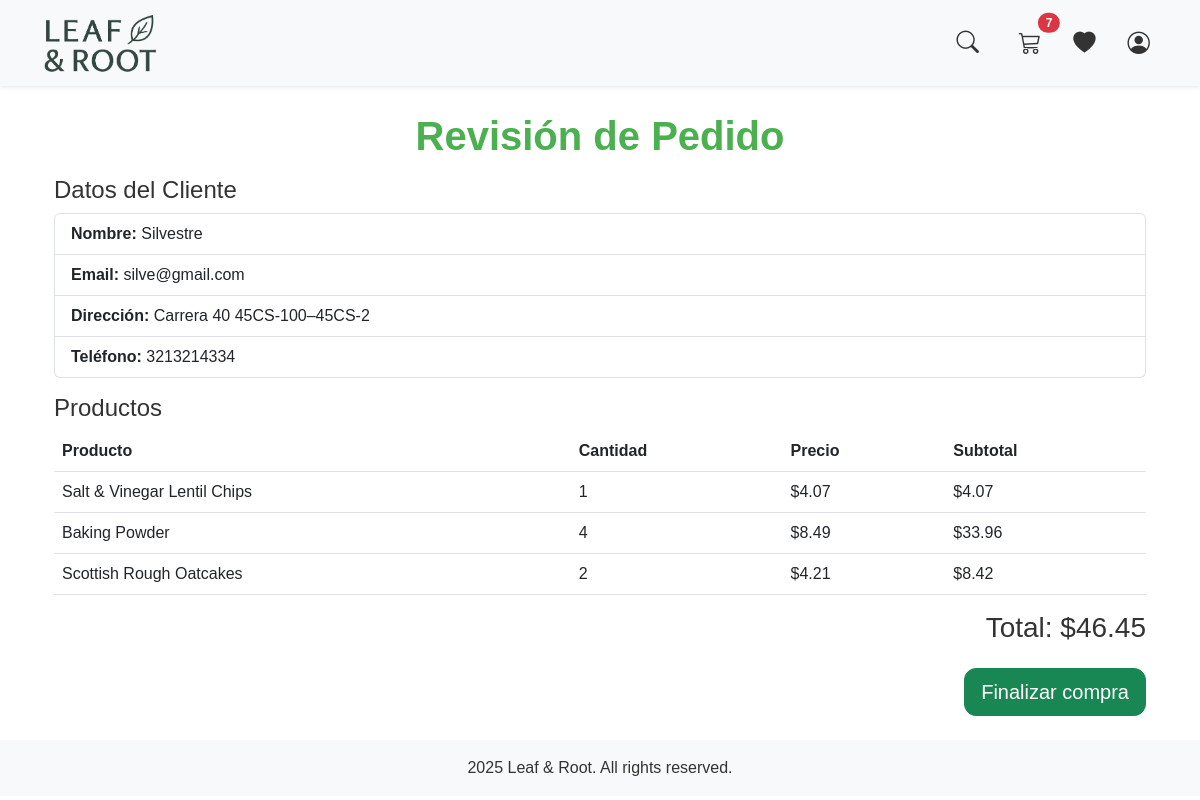
/orders/checkout/review/ (signed in), run on an earlier commit of the app's database.
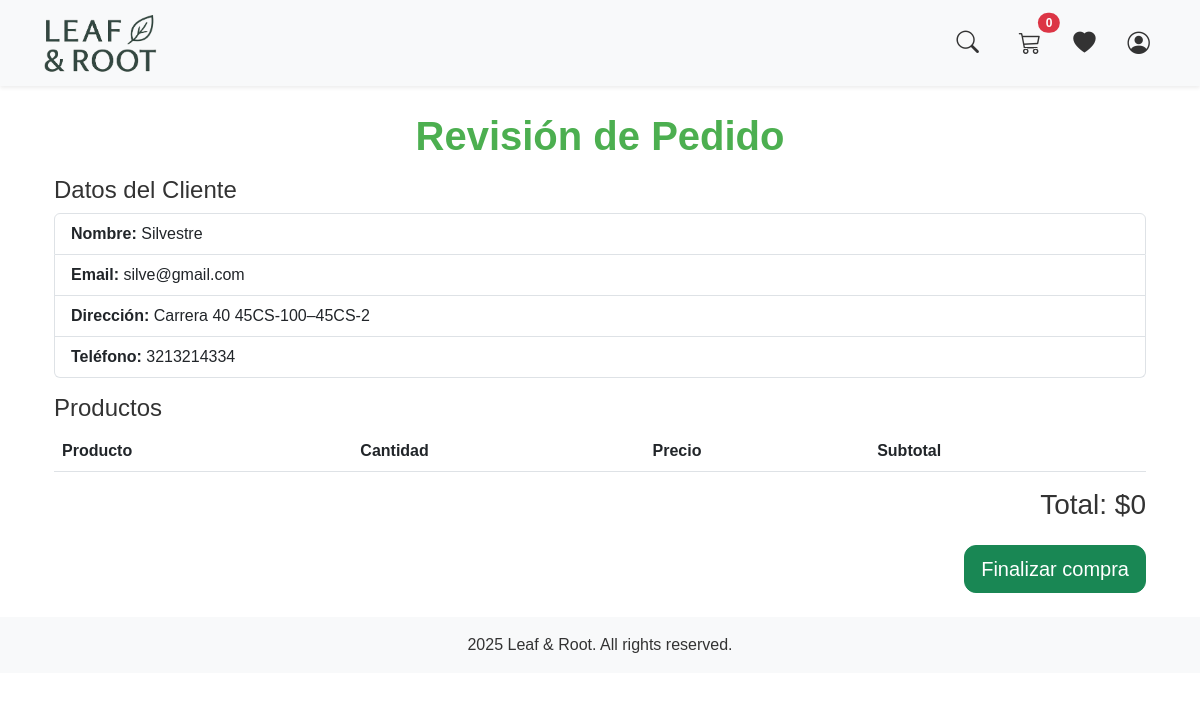
And on a later commit of the database.
### users/models.py (models this page shows, shortened)
class Customer(models.Model):
    id_customer = models.AutoField(primary_key=True)
    user = models.OneToOneField(User, on_delete=models.CASCADE, null=True, blank=True)
    name = models.CharField(max_length=200)
    email = models.EmailField(unique=True)
    address = models.CharField(max_length=255)
    phone = models.CharField(max_length=20)
    class Meta:
        verbose_name = "Cliente"
        verbose_name_plural = "Clientes"

### carrito/models.py (models this page shows, shortened)
class Cart(models.Model):
    id_cart = models.AutoField(primary_key=True)
    customer = models.OneToOneField(Customer, on_delete=models.CASCADE)
    def total_items(self):
        return self.items.aggregate(total=models.Sum('quantity'))['total'] or 0 # type: ignore

class ItemCart(models.Model):
    id_itemcart = models.AutoField(primary_key=True)
    product = models.ForeignKey(Product, on_delete=models.CASCADE)
    cart = models.ForeignKey(Cart, on_delete=models.CASCADE, related_name="items")  # 👈 importante
    quantity = models.PositiveIntegerField(default=1)
    class Meta:
        verbose_name = "Item del Carrito"
        verbose_name_plural = "Items del Carrito"
        unique_together = ("product", "cart")  # evita duplicados
    def get_subtotal(self):
        return self.quantity * self.product.price

### catalogo/models.py (models this page shows, shortened)
class Product(models.Model):
    id_product = models.AutoField(primary_key=True)
    name = models.CharField(max_length=255, unique=True)  # 👈 evitar duplicados exactos
    description = models.TextField(blank=True, null=True)
    price = models.DecimalField(max_digits=10, decimal_places=2, default=Decimal("0.00"))
    stock = models.PositiveIntegerField(default=0)
    category = models.CharField(max_length=100, blank=True, null=True)
    image_url = models.URLField(max_length=500, blank=True, null=True)
    image = models.ImageField(upload_to='products/', blank=True, null=True)
    nutriscore = models.CharField(max_length=5, blank=True, null=True)
    labels = models.CharField(max_length=255, blank=True, null=True)
    type = models.CharField(max_length=50, blank=True, null=True)

### ordenes/views.py (the view)
# urls.py: path("checkout/review/", views.checkout_review, name="checkout_review"),
@login_required
def checkout_review(request):
    customer = get_object_or_404(Customer, user=request.user)
    cart = get_object_or_404(Cart, customer=customer)
    items = ItemCart.objects.filter(cart=cart)
    total = sum([item.get_subtotal() for item in items])
    return render(request, "ordenes/checkout_review.html", {
        "customer": customer,
        "cart": cart,
        "items": items,
        "total": total,
    })

### store/templatetags/custom_tags.py (called while the page is built)
@register.filter
def get_range(value, max_value):
    if not max_value:
        return range(1)
    return range(1, max_value + 1)

### ordenes/templates/ordenes/checkout_review.html (shortened to what this page needs)
{% extends "base.html" %}
{% block content %}
{% load static %}
<link rel="stylesheet" href="{% static 'users/css/auth.css' %}">
<link rel="stylesheet" href="{% static 'store/css/base.css' %}">
<div class="container mt-4">
    <h1 class="auth-title">Revisión de Pedido</h1>
    <h4>Datos del Cliente</h4>
    <ul class="list-group mb-3">
        <li class="list-group-item"><strong>Nombre:</strong> {{ customer.name }}</li>
        <li class="list-group-item"><strong>Email:</strong> {{ customer.email }}</li>
        <li class="list-group-item"><strong>Dirección:</strong> {{ customer.address }}</li>
        <li class="list-group-item"><strong>Teléfono:</strong> {{ customer.phone }}</li>
    </ul>
    <h4>Productos</h4>
    <table class="table">
        <thead>
            <tr>
                <th>Producto</th>
                <th>Cantidad</th>
                <th>Precio</th>
                <th>Subtotal</th>
            </tr>
        </thead>
        <tbody>
            {% for item in items %}
            <tr>
                <td>{{ item.product.name }}</td>
                <td>{{ item.quantity }}</td>
                <td>${{ item.product.price }}</td>
                <td>${{ item.get_subtotal }}</td>
            </tr>
            {% endfor %}
        </tbody>
    </table>
    <h3 class="text-end">Total: ${{ total }}</h3>
    <div class="text-end mt-4">
        <a href="{% url 'checkout_finalize' %}" class="btn btn-success btn-lg">
            Finalizar compra
        </a>
    </div>
</div>
{% endblock %}

### store/templates/base.html (shortened to what this page needs)
<!DOCTYPE html>
{% load static %}
{% load custom_tags %}
<html lang="es">
<head>
    <link rel="stylesheet" href="https://cdn.jsdelivr.net/npm/bootstrap@5.3.0/dist/css/bootstrap.min.css">
    <link rel="stylesheet" href="https://cdn.jsdelivr.net/npm/bootstrap-icons@1.10.5/font/bootstrap-icons.css">
    <link rel="stylesheet" href="{% static 'store/css/base.css' %}">
    <link rel="stylesheet" href="{% static 'carrito/css/cart.css' %}">
</head>
<body>
    <nav class="navbar navbar-expand-lg navbar-light bg-light fixed-top shadow-sm">
        <div class="container">
            <a class="navbar-brand" href="{% url 'home' %}">
                <img src="{% static 'store/images/logo.png' %}" alt="Leaf & Root" height="60" style="margin-top: 0.01rem; margin-bottom: 0.01rem;">
            </a>
        <div class="collapse navbar-collapse" id="navbarNav">
            <ul class="navbar-nav ms-auto">
                        <li class="nav-item me-3">
                        <button id="searchToggle" class="btn p-0 border-0 bg-transparent d-flex align-items-center justify-content-center" style="height: 40px;">
                            <i class="bi bi-search navbar-icon"></i>
                        </button>
                        </li>
                {% if user.is_authenticated %}
                    {% if not user.is_staff and not user.is_superuser %}
                        <li class="nav-item">
                            <a class="nav-link position-relative" href="{% url 'cart_detail' %}">
                                <i class="bi bi-cart3 navbar-icon"></i>
                                <span id="cartCounter"
                                    class="position-absolute top-0 start-100 translate-middle badge rounded-pill bg-danger">
                                    {{ user.customer.cart.total_items|default:"0" }}
                                </span>
                            </a>
                        </li>
                        <li class="nav-item ms-3">
                            <a class="nav-link position-relative" href="{% url 'wishlist' %}">
                                <i class="bi bi-heart-fill navbar-icon"></i>
                            </a>
                        </li>
                    {% endif %}
                    <li class="nav-item ms-3">
                        <a class="nav-link position-relative" href="{% url 'account_home' %}">
                            <i class="bi bi-person-circle navbar-icon"></i>
                        </a>
                    </li>
                {% endif %}
            </ul>
        </div>
    </div>
    </nav>
    <main id="main" class="container mt-4">
        {% block content %}{% endblock %}
    </main>
    <div class="toast-container position-fixed bottom-0 end-0 p-3" style="z-index: 1080;">
    </div>
</body>
<footer class="mt-4 footer">
    <div class="bg-light text-center py-3 mt-4">
        <p class="mb-0"> 2025 Leaf & Root. All rights reserved.</p>
    </div>
</footer>
</html>

What changed in the data, as far as the page shows it:
removed ItemCart: product.name "Salt & Vinegar Lentil Chips", quantity "1", product.price "4.07", get_subtotal "4.07"
removed ItemCart: product.name "Baking Powder", quantity "4", product.price "8.49", get_subtotal "33.96"
removed ItemCart: product.name "Scottish Rough Oatcakes", quantity "2", product.price "4.21", get_subtotal "8.42"
Also different on the page:
{{ user.customer.cart.total_items|default:"0" }}: "7" → "0"
{{ total }}: "46.45" → "0"
